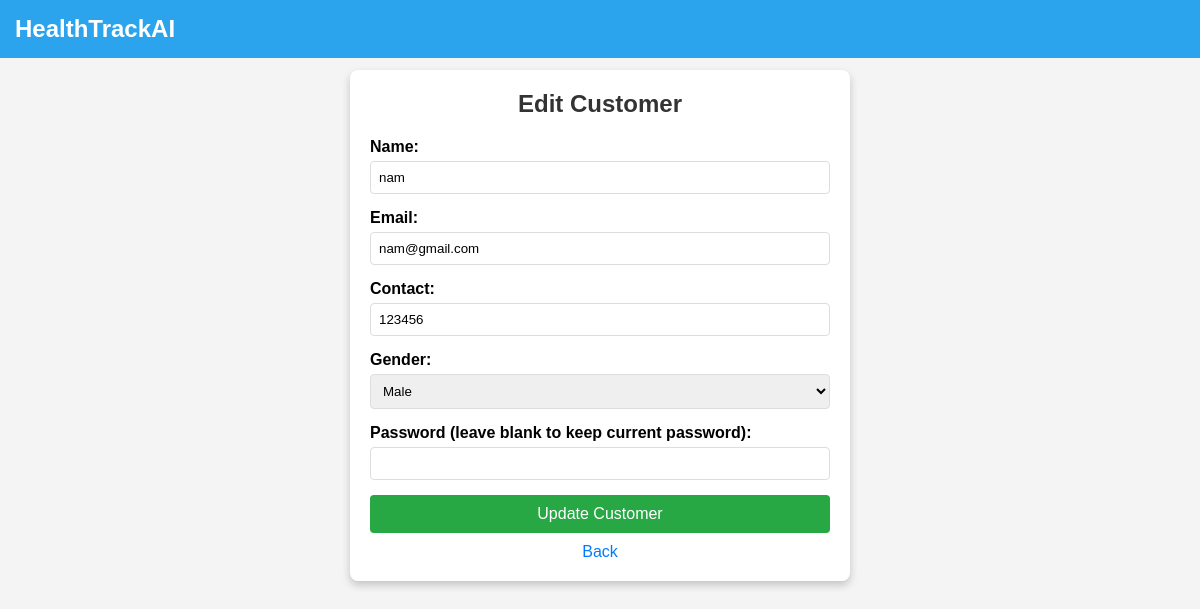
Screenshot of /frontend/edit.php?id=6 with the database file from the repository.
### tables this page shows
CREATE TABLE `users` (
  `id` int(11) NOT NULL,
  `name` varchar(100) NOT NULL,
  `email` varchar(100) NOT NULL,
  `contact` varchar(15) NOT NULL,
  `gender` enum('male','female') NOT NULL,
  `password` varchar(255) NOT NULL,
  `role` varchar(10) DEFAULT NULL
);

### frontend/edit.php (the view, shortened to what this page needs)
<?php
$servername = "127.0.0.1";
$username = "root";
$password = "";
$dbname = "healthtrackai";
$conn = new mysqli($servername, $username, $password, $dbname);
if (isset($_GET['id'])) {
    $id = $_GET['id'];
    $sql = "SELECT name, email, contact, gender FROM users WHERE id = ?";
    $stmt = $conn->prepare($sql);
    $stmt->bind_param("i", $id);
    $stmt->execute();
    $result = $stmt->get_result();
    $user = $result->fetch_assoc();
}
?>
<!DOCTYPE html>
<html lang="en">
<head>
    <link rel="stylesheet" href="assets/css/home.css">
</head>
<body>
    <header>
        <h1>HealthTrackAI</h1>
    </header>
    <div class="form-container">
        <h2>Edit Customer</h2>
        <form method="POST" action="">
            <label for="name">Name:</label>
            <input type="text" id="name" name="name" value="<?php echo htmlspecialchars($user['name']); ?>" required>
            <label for="email">Email:</label>
            <input type="email" id="email" name="email" value="<?php echo htmlspecialchars($user['email']); ?>" required>
            <label for="contact">Contact:</label>
            <input type="text" id="contact" name="contact" value="<?php echo htmlspecialchars($user['contact']); ?>" required>
            <label for="gender">Gender:</label>
            <select id="gender" name="gender" required>
                <option value="Male" <?php echo ($user['gender'] == 'Male') ? 'selected' : ''; ?>>Male</option>
            </select>
            <label for="password">Password (leave blank to keep current password):</label>
            <input type="password" id="password" name="password">
            <button type="submit">Update Customer</button>
            <a href="admin.php">Back</a>
        </form>
    </div>
</body>
</html>

### frontend/assets/css/home.css (style rules this page uses)
* { box-sizing: border-box; }
html { scroll-behavior: smooth; }
body { font-family: Arial, sans-serif; margin: 0; padding: 0; background-color: #f5f5f5; }
h1 { text-align: left; margin-left: 20px; }
header { background-color: #007bff; color: white; padding: 2px; width: 100%; display: flex; justify-content: space-between; align-items: center; position: fixed; }

### frontend/edit.php (style rules this page uses)
* { margin: 0; padding: 0; box-sizing: border-box; font-family: Arial, sans-serif; }
body { background-color: #f4f4f4; display: flex; flex-direction: column; align-items: center; min-height: 100vh; padding-top: 70px; }
header { position: fixed; top: 0; width: 100%; padding: 15px; background-color: #2ca4ed; color: #ffffff; text-align: center; z-index: 1000; }
header h1 { margin: 0; font-size: 24px; }
.form-container { width: 90%; max-width: 500px; background-color: #ffffff; padding: 20px; border-radius: 8px; box-shadow: 0px 4px 8px rgba(0, 0, 0, 0.2); }
.form-container h2 { text-align: center; color: #333; margin-bottom: 20px; }
label { display: block; margin-bottom: 5px; font-weight: bold; }
input[type="text"], input[type="email"], input[type="password"], select { width: 100%; padding: 8px; margin-bottom: 15px; border: 1px solid #ddd; border-radius: 4px; }
button { width: 100%; padding: 10px; background-color: #28a745; color: #ffffff; border: none; border-radius: 4px; font-size: 16px; cursor: pointer; }
a { display: block; text-align: center; margin-top: 10px; color: #007bff; text-decoration: none; }

### rows the page displays
users: name "nam", email "nam@gmail.com", contact "123456"
